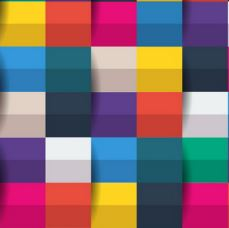
#> input picture OpenCV/Code/4_Picture_Process/2_geometry_transform/img.jpg, 229 x 228 px, given in place of the camera
$ python gaussian_filter.py
#> lines starting #> are read from the running program, lines starting #| are printed output that depends on the picture; after the words box and inside, x2 and y2 are one past the last pixel; in counts of white or black regions, pixels touching at a corner belong together
import cv2
import numpy as np

cap = cv2.VideoCapture(1)
cap.set(10, 2)

while cap.isOpened() == True:
    ret, frame = cap.read()
#> frame is the input picture: shape (228, 229, 3); mean B, G, R 114.3, 106.5, 134.8
    if ret == True:
        # 高斯滤波
        frame = cv2.GaussianBlur(frame, (5, 5), 0)
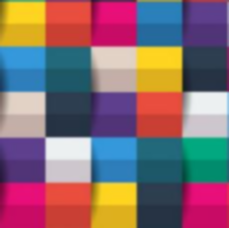
#> frame: shape (228, 229, 3); mean B, G, R 114.3, 106.6, 134.8
        frame = cv2.cvtColor(frame, cv2.COLOR_BGR2GRAY)
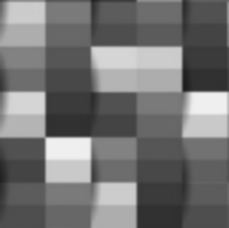
#> frame: shape (228, 229); min 28, max 240, mean 115.9
        res, frame = cv2.threshold(
            frame, 0, 255, cv2.THRESH_BINARY+cv2.THRESH_OTSU)
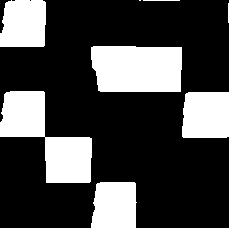
#> frame: shape (228, 229); 27.1% white; 8 white regions (1 under 20 px), largest, box (x1, y1, x2, y2) and area: (0, 91, 92, 183) 4080, (91, 46, 182, 92) 3969, (182, 92, 229, 138) 2092
#> res = 140
        cv2.imshow('res', frame)
        key = cv2.waitKey(1)
#> (key Esc is pressed here)
        if key == 27:
            break
    else:
        break

cv2.destroyAllWindows()
cap.release()
